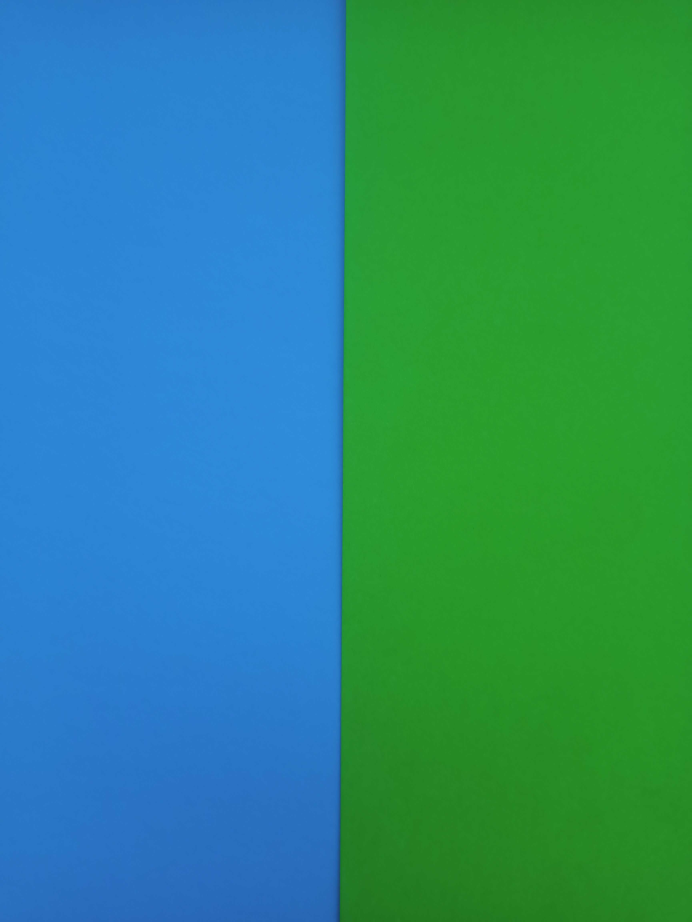
#> input picture images/pan-bg.jpg, 3456 x 4608 px, given in place of temp-card-01.png, which was not available (shown at 1/5 size)
$ python index.py
#> lines starting #> are read from the running program, lines starting #| are printed output that depends on the picture; pictures that were not available may be replaced by others from this repository, and a replacement may not be noted
### detectColor.py
import cv2 as cv
import numpy as np
from matplotlib import pyplot as plt
from matplotlib import patches as patches
from matplotlib import gridspec as gridspec

def rgb2hex(r,g,b):
	return "#{:02x}{:02x}{:02x}".format(r,g,b)

def center_square(height, width, squa_range = 2):
	if height <= width :
		p_range = int(height / squa_range)
	else :
		p_range = int(width / squa_range)

	y = int((height / 2) - (p_range / 2))
	x = int((width / 2) - (p_range / 2))
	return y, x, p_range

def resize_templ(templ, p_range):
  p_range = int(p_range)
  resized = cv.resize(templ, (p_range, p_range), interpolation=cv.INTER_AREA)
  return resized

def capture_image(path, frame):
  cv.imwrite(path, frame)

# [4 lines left out: function compare_corrected_color, not called in this run]

def detectcolor(url, cvt_color=cv.IMREAD_UNCHANGED):
	# imread stored image as BGR
	img = cv.imread(url, cvt_color)

	list_colors_hex = {}
	list_colors_rgb = {}
	y_point, x_point, p_range = center_square(img.shape[0], img.shape[1], squa_range=4)

	# take colors
	for i in range(x_point, x_point + p_range):
		for j in range(y_point, y_point + p_range):
			# image [ y, x ] return color BGR
			[x,y,z] = img[j, i]
			color_hex = rgb2hex(z,y,x)
			color_rgb = "{} {} {}".format(z, y ,x)
			if (color_hex in list_colors_hex):
				list_colors_hex[color_hex] += 1
				list_colors_rgb[color_rgb] += 1
			else:
				list_colors_hex[color_hex] = 1
				list_colors_rgb[color_rgb] = 1

	# top number highest color
	num_show = 10
	list_colors_hex = sorted(list_colors_hex.items(), key=lambda x:x[1], reverse=True)
	list_colors_hex = dict(list_colors_hex[:num_show])
	list_colors_rgb = sorted(list_colors_rgb.items(), key=lambda x:x[1], reverse=True)
	list_colors_rgb = dict(list_colors_rgb[:num_show])

	gs = gridspec.GridSpec(2, 2)
	plt.figure(figsize=(16,8))

	# _, axs = plt.subplots(2, 1,figsize=(16,8), gridspec_kw={'height_ratios': [2, 2]})

	rect1 = patches.Rectangle((x_point, y_point), p_range, p_range, linewidth=0.5, edgecolor='g', facecolor='none')
	axs1 = plt.subplot(gs[0, 0]) # row 0, col 0
	axs1.set_title('RGB Image')
	axs1.imshow(cv.cvtColor(img, cv.COLOR_BGR2RGB))
	axs1.add_patch(rect1)
	rect2 = patches.Rectangle((x_point, y_point), p_range, p_range, linewidth=0.5, edgecolor='g', facecolor='none')
	axs2 = plt.subplot(gs[0, 1]) # row 0, col 0
	axs2.set_title("Iamge Channel {}".format(cvt_color))
	axs2.imshow(img)
	axs2.add_patch(rect2)

	axs3 = plt.subplot(gs[1, :]) # row 0, col 0
	axs3.set_title('Color Histogram')
	axs3.bar(list_colors_rgb.keys(), list_colors_hex.values(), color=list_colors_hex.keys())

	plt.show()

### index.py
import cv2 as cv
from datetime import datetime
import numpy as np
import detectColor as func
import time

cam = cv.VideoCapture(0)

print('cam w - h: ', cam.get(3), cam.get(4))

current_timestamp = datetime.timestamp(datetime.now())
captured_path = "captured/{}.png".format(current_timestamp)
dropped_path = "dropped/{}.png".format(current_timestamp)

template = cv.imread('images/temp-card-01.png', 0)
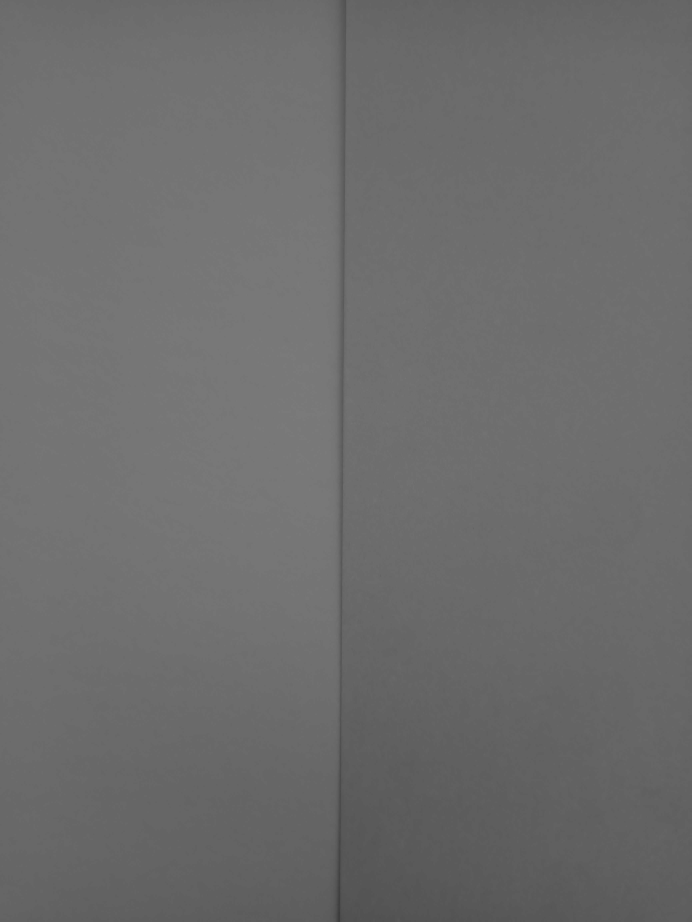
#> template: shape (4608, 3456) (shown at 1/5 size); min 55, max 124, mean 108.3
print('template: ', template.shape[0], template.shape[1])
#| template:  4608 3456

x, y, p_range = func.center_square(cam.get(3), cam.get(4))
print('square y - x - p_range: ', y, x, p_range)

template = func.resize_templ(template, p_range)
#> in resize_templ, `resized = cv.resize(templ, (p_range, p_range), interpolation=cv.INTER_..`:
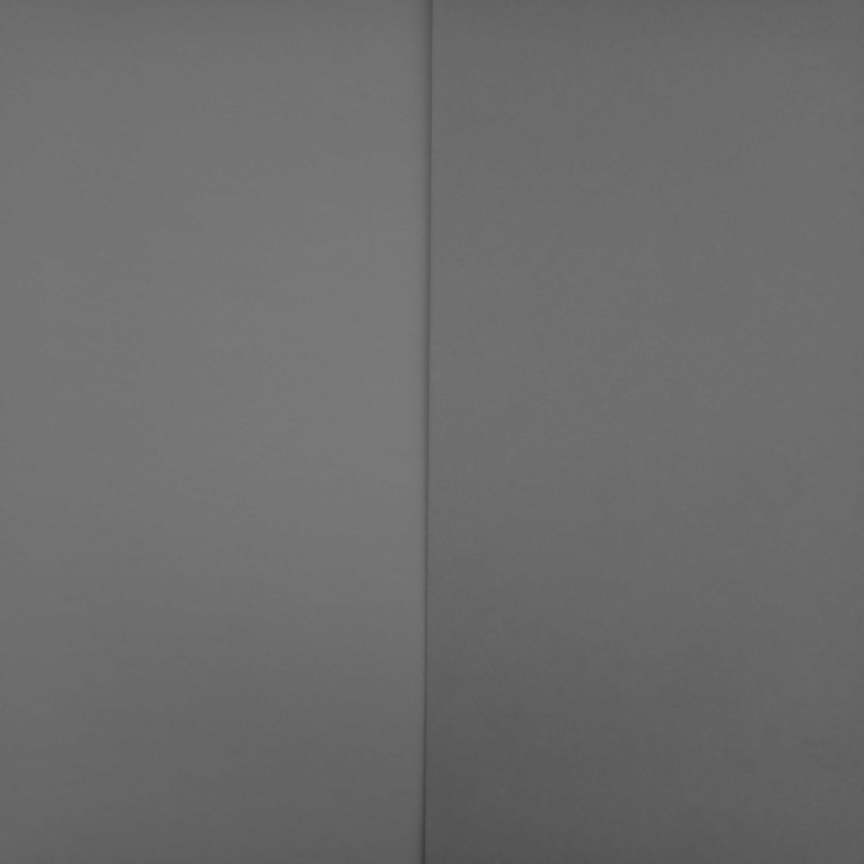
#> resized: shape (1728, 1728) (shown at 1/2 size); min 57, max 124, mean 108.3
w, h = template.shape[1], template.shape[0]
#> w = 1728; h = 1728
print('template resized: ', h, w)
#| template resized:  1728 1728

x_cam_range = x + p_range + 5
y_cam_range = y + p_range + 5
drop_value_y, drop_value_y_plus = 0, 0
drop_value_x, drop_value_x_plus = 0, 0

while True:
  result, frame = cam.read()
#> frame is the input picture: shape (4608, 3456, 3); mean B, G, R 125, 138.9, 41.5
  img_gray = cv.cvtColor(frame, cv.COLOR_BGR2GRAY)
  THRESHOLD = 0.6
  res = cv.matchTemplate(img_gray, template, cv.TM_CCOEFF_NORMED)
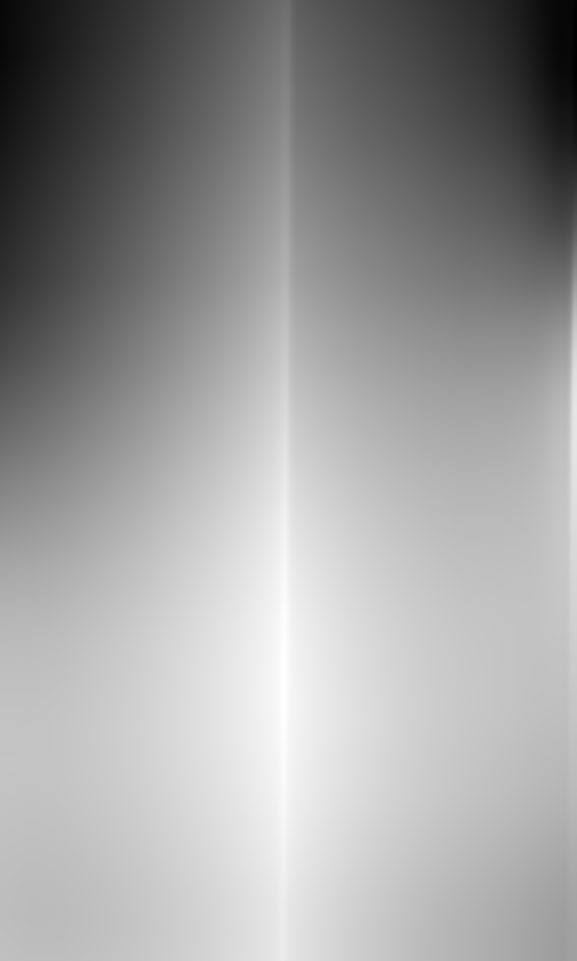
#> res: shape (2881, 1729) float32 (shown at 1/3 size); min -0.327, max 0.852, mean 0.402; drawn with min black and max white
  loc = np.where(res >= THRESHOLD)
#> loc = 1282773 positions, rows 989 to 2880, columns 271 to 1728

  if loc[0].size > 0 :
    print('Colour Card Detected !')
    for y1, x1 in zip(loc[0], loc[1]):
      print(y, y_cam_range, x, x_cam_range)
      print(y1, y1 + p_range, x1, x1 + p_range)
      drop_value_y, drop_value_y_plus = y1, y1 + p_range
      drop_value_x, drop_value_x_plus = x1, x1 + p_range
#> this loop made 1282773 passes
#> (y1, x1, drop_value_y, drop_value_y_plus, drop_value_x, drop_value_x_plus) on passes 1 to 3: (989, 1727, 989, 2717, 1727, 3455), (989, 1728, 989, 2717, 1728, 3456), (990, 1726, 990, 2718, 1726, 3454)
#> (printed output is left out)
    # auto capture when detected object
    func.capture_image(captured_path, frame)
    print('Image captured: ', captured_path)
    print('Close after 2 seconds...')
    time.sleep(2)
    cv.destroyAllWindows()
    break

  # take capture
  if cv.waitKey(13) & 0xFF == ord('q'):
    cv.destroyAllWindows()
    break
  else :
    frame = cv.rectangle(frame, (x, y), (x_cam_range, y_cam_range), (255, 0, 0), 1)
    cv.imshow('CAM', frame)

# drop captured image
original_image = cv.imread(captured_path)
dropped_image = original_image[drop_value_y:drop_value_y_plus, drop_value_x: drop_value_x_plus]
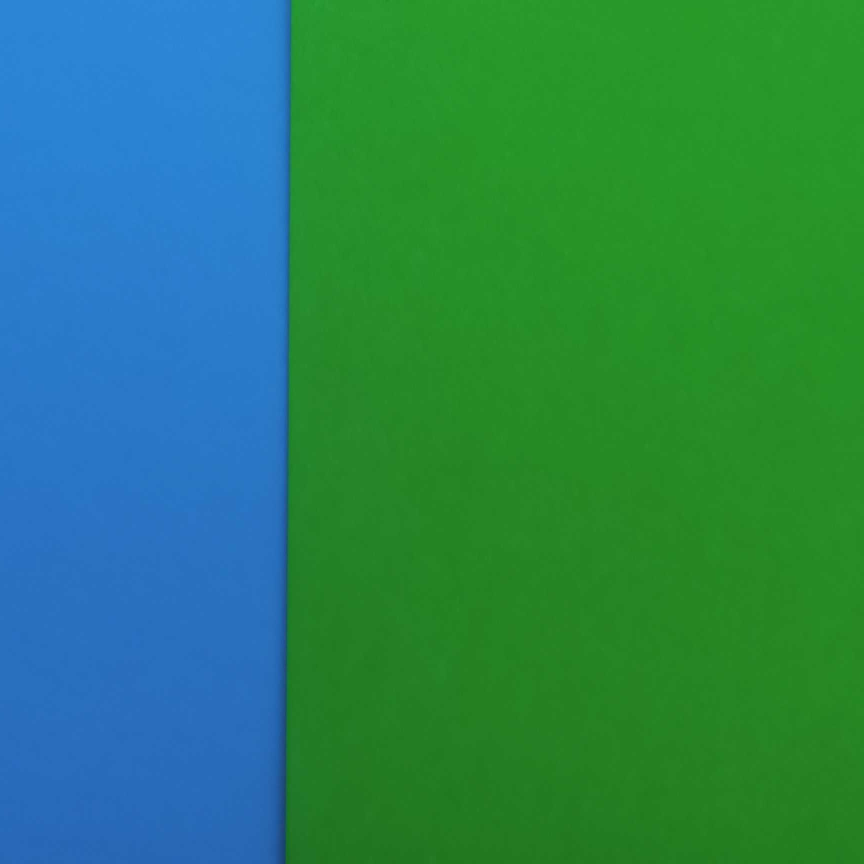
#> dropped_image: shape (1728, 1728, 3) (shown at 1/2 size); mean B, G, R 91.2, 131.8, 39
cv.imwrite((dropped_path), dropped_image)
print('Drop the colour card from image: ', dropped_path)

# detect dropped image
func.detectcolor(dropped_path, cv.COLOR_BGR2HSV)
#> in detectcolor, `img = cv.imread(url, cvt_color)`:
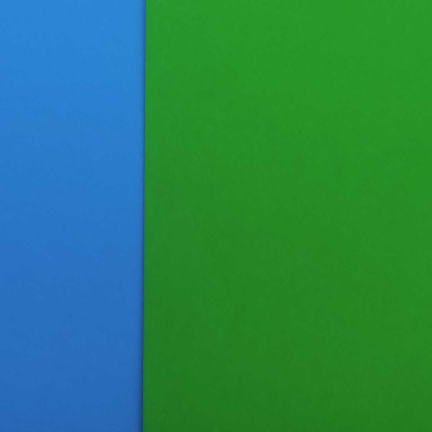
#> img: shape (432, 432, 3); mean B, G, R 91.2, 131.8, 39
#> after the loop in detectcolor, `for i in range(x_point, x_point + p_range):`: list_colors_hex = 39 items
#> in detectcolor, `list_colors_hex = sorted(list_colors_hex.items(), key=lambda x:x[1], r..`: list_colors_hex = 39 items, first 6: ('#268625', 2050), ('#278c26', 1574), ('#268529', 1446), ('#258927', 1400), ('#258a24', 1056), ('#248423', 752)
#> in detectcolor, `list_colors_hex = dict(list_colors_hex[:num_show])`: list_colors_hex = 10 items
#> in detectcolor, `list_colors_rgb = sorted(list_colors_rgb.items(), key=lambda x:x[1], r..`: list_colors_rgb = 39 items, first 6: ('38 134 37', 2050), ('39 140 38', 1574), ('38 133 41', 1446), ('37 137 39', 1400), ('37 138 36', 1056), ('36 132 35', 752)
#> in detectcolor, `list_colors_rgb = dict(list_colors_rgb[:num_show])`: list_colors_rgb = 10 items
#> in detectcolor, `plt.show()`:
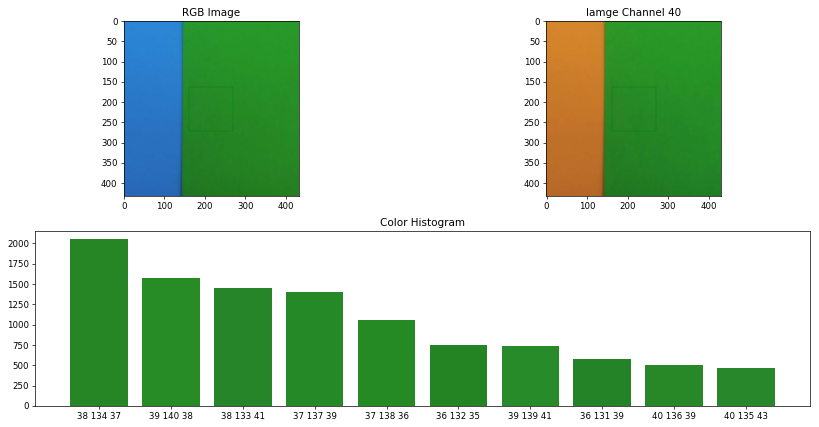
#> figure drawn by matplotlib, 3 panels; B, G, R data is drawn as R, G, B; panel 3: tallest bar 2050 high, from x = -0.4 to 0.4
